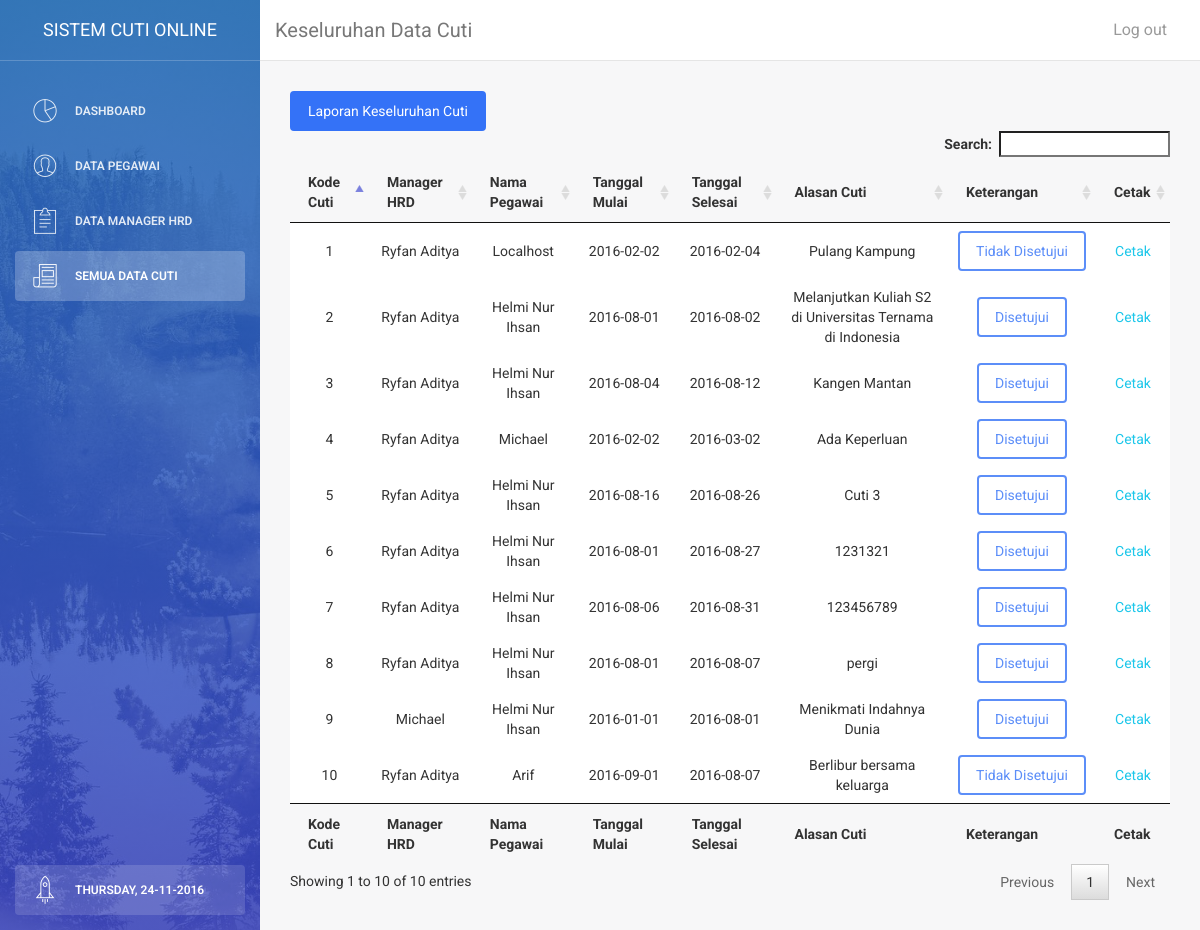
Page /admin/dashboard/datakeseluruhancuti.php (signed in) on the committed database.
### tables this page shows
CREATE TABLE `permohonan` (
  `kd_cuti` int(5) NOT NULL AUTO_INCREMENT,
  `id_managerhrd` int(5) DEFAULT NULL,
  `id_pegawai` int(5) DEFAULT NULL,
  `tgl_mulai_cuti` date DEFAULT NULL,
  `tgl_selesai_cuti` date DEFAULT NULL,
  `alasan_cuti` varchar(100) DEFAULT NULL,
  `keterangan` varchar(20) DEFAULT 'Proses',
  `izin` int(2) DEFAULT NULL,
  `sakit` int(2) DEFAULT NULL,
  `alpha` int(2) DEFAULT NULL,
  PRIMARY KEY (`kd_cuti`)
);

CREATE TABLE `managerhrd` (
  `id_managerhrd` int(5) NOT NULL AUTO_INCREMENT,
  `username` varchar(15) DEFAULT NULL,
  `password` varchar(30) DEFAULT NULL,
  `nama_managerhrd` varchar(50) DEFAULT NULL,
  `alamat_managerhrd` varchar(100) DEFAULT NULL,
  `jabatan_managerhrd` varchar(25) DEFAULT NULL,
  `telepon_managerhrd` varchar(255) DEFAULT NULL,
  PRIMARY KEY (`id_managerhrd`)
);

CREATE TABLE `pegawai` (
  `id_pegawai` int(5) NOT NULL AUTO_INCREMENT,
  `username` varchar(15) DEFAULT NULL,
  `password` varchar(30) DEFAULT NULL,
  `nama_pegawai` varchar(255) DEFAULT NULL,
  `jabatan_pegawai` varchar(255) DEFAULT NULL,
  `alamat_pegawai` varchar(255) DEFAULT NULL,
  `no_telfon_pegawai` varchar(255) DEFAULT NULL,
  `izin` int(2) DEFAULT NULL,
  `sakit` int(2) DEFAULT NULL,
  `alpha` int(2) DEFAULT NULL,
  PRIMARY KEY (`id_pegawai`),
  UNIQUE KEY `username` (`username`)
);

### admin/dashboard/datakeseluruhancuti.php (the view, shortened to what this page needs)
<!doctype html>
<html lang="en">
<head>
  <link href="assets/css/bootstrap.min.css" rel="stylesheet" />
  <link href="assets/css/animate.min.css" rel="stylesheet"/>
  <link href="assets/css/light-bootstrap-dashboard.css" rel="stylesheet"/>
  <link href="assets/css/demo.css" rel="stylesheet" />
	<link rel="stylesheet" href="../../plugins/datatables/jquery.dataTables.min.css" type="text/css" />
  <link href="../plugins/fontawesome/font-awesome.min.css" rel="stylesheet">
  <link href="assets/css/pe-icon-7-stroke.css" rel="stylesheet" />
</head>
<body>
<div class="wrapper">
    <div class="sidebar" data-color="blue" data-image="assets/img/sidebar-1.jpg">
    	<div class="sidebar-wrapper">
            <div class="logo">
                <a href="http://www.creative-tim.com" class="simple-text">
                    SISTEM CUTI ONLINE
                </a>
            </div>
            <ul class="nav">
                <li>
                    <a href="admin.php">
                        <i class="pe-7s-graph"></i>
                        <p>Dashboard</p>
                    </a>
                </li>
                <li>
                    <a href="data-pegawai.php">
                        <i class="pe-7s-user"></i>
                        <p>Data Pegawai</p>
                    </a>
                </li>
                <li>
                    <a href="data-managerhrd.php">
                        <i class="pe-7s-note2"></i>
                        <p>Data Manager HRD</p>
                    </a>
                </li>
								<li class="active">
										<a href="datakeseluruhancuti.php">
												<i class="pe-7s-news-paper"></i>
												<p>Semua Data Cuti</p>
										</a>
								</li>
				<li class="active-pro">
                    <a href="upgrade.html">
                        <i class="pe-7s-rocket"></i>
                        <p><?php
                        echo date("l, d-m-Y");?></p>
                      </a>
                </li>
            </ul>
    	</div>
    </div>
    <div class="main-panel">
        <nav class="navbar navbar-default navbar-fixed">
            <div class="container-fluid">
                <div class="navbar-header">
                    <a class="navbar-brand" href="#">Keseluruhan Data Cuti</a>
                </div>
                <div class="collapse navbar-collapse">
                    <ul class="nav navbar-nav navbar-right">
                        <li>
                            <a href="../logout.php">
                                Log out
                            </a>
                        </li>
                    </ul>
                </div>
            </div>
        </nav>
        <div class="content">
            <div class="container-fluid">
                <div class="row">
                    <div class="col-md-12">
											<a href="laporancuti.php" class="btn btn-primary btn-fill" role="button" target="_blank">Laporan Keseluruhan Cuti</a>
											<table id="daftarcuti" cellspacing="0" width="100%">
												<thead>
													<tr>
														<th>Kode Cuti</th>
														<th>Manager HRD</th>
														<th>Nama Pegawai</th>
														<th>Tanggal Mulai</th>
														<th>Tanggal Selesai</th>
														<th>Alasan Cuti</th>
														<th>Keterangan</th>
														<th>Cetak</th>
													</tr>
												</thead>
												<tfoot>
													<tr>
														<th>Kode Cuti</th>
														<th>Manager HRD</th>
														<th>Nama Pegawai</th>
														<th>Tanggal Mulai</th>
														<th>Tanggal Selesai</th>
														<th>Alasan Cuti</th>
														<th>Keterangan</th>
														<th>Cetak</th>
													</tr>
												</tfoot>
												<tbody>
													<?php
													$query = mysql_query("SELECT b.id_pegawai AS 'idpeg', c.kd_cuti AS 'kdct', a.nama_managerhrd AS 'nmhrd', b.nama_pegawai AS 'nmpegawai', c.tgl_mulai_cuti AS 'mulai',
c.tgl_selesai_cuti AS 'selesai', c.alasan_cuti AS 'alasan', c.keterangan AS 'ket'
FROM managerhrd a, pegawai b, permohonan c WHERE a.id_managerhrd=c.id_managerhrd AND b.id_pegawai=c.id_pegawai");
													while ($data = mysql_fetch_array($query) or die(mysql_error())) {
													?>
													<tr style="text-align:center;">
														<td><?php echo $data['kdct'];?></td>
														<td><?php echo $data['nmhrd']; ?></td>
														<td><?php echo $data['nmpegawai']; ?></td>
														<td><?php echo $data['mulai']; ?></a></b></td>
														<td><?php echo $data['selesai']; ?></td>
														<td><?php echo $data['alasan']; ?></td>
														<td><button type="button" class="btn btn-primary"><?php echo $data['ket']; ?></button></td>
														<td><a href="cetakcuti.php?id_pegawai=<?php echo $data['idpeg'];?>&kd_cuti=<?php echo $data['kdct'];?>" target="_blank" class="red-text">Cetak</a></td>
													</tr>
													<?php } ?>

### admin/dashboard/assets/css/demo.css (style rules this page uses)
.sidebar .nav > li.active-pro { position: absolute; width: 100%; bottom: 10px; }
.sidebar .nav > li.active-pro a { background: rgba(255, 255, 255, 0.14); opacity: 1; color: #FFFFFF; }

### rows in the picture
permohonan: kd_cuti "1", id_managerhrd.nama_managerhrd "Ryfan Aditya", id_pegawai.nama_pegawai "Localhost", tgl_mulai_cuti "2016-02-02", tgl_selesai_cuti "2016-02-04", alasan_cuti "Pulang Kampung", keterangan "Tidak Disetujui"
permohonan: kd_cuti "2", id_managerhrd.nama_managerhrd "Ryfan Aditya", id_pegawai.nama_pegawai "Helmi Nur Ihsan", tgl_mulai_cuti "2016-08-01", tgl_selesai_cuti "2016-08-02", alasan_cuti "Melanjutkan Kuliah S2 di Universitas Ternama di Indonesia", keterangan "Disetujui"
permohonan: kd_cuti "3", id_managerhrd.nama_managerhrd "Ryfan Aditya", id_pegawai.nama_pegawai "Helmi Nur Ihsan", tgl_mulai_cuti "2016-08-04", tgl_selesai_cuti "2016-08-12", alasan_cuti "Kangen Mantan", keterangan "Disetujui"
permohonan: kd_cuti "4", id_managerhrd.nama_managerhrd "Ryfan Aditya", id_pegawai.nama_pegawai "Michael", tgl_mulai_cuti "2016-02-02", tgl_selesai_cuti "2016-03-02", alasan_cuti "Ada Keperluan", keterangan "Disetujui"
permohonan: kd_cuti "5", id_managerhrd.nama_managerhrd "Ryfan Aditya", id_pegawai.nama_pegawai "Helmi Nur Ihsan", tgl_mulai_cuti "2016-08-16", tgl_selesai_cuti "2016-08-26", alasan_cuti "Cuti 3", keterangan "Disetujui"
permohonan: kd_cuti "6", id_managerhrd.nama_managerhrd "Ryfan Aditya", id_pegawai.nama_pegawai "Helmi Nur Ihsan", tgl_mulai_cuti "2016-08-01", tgl_selesai_cuti "2016-08-27", alasan_cuti "1231321", keterangan "Disetujui"
permohonan: kd_cuti "7", id_managerhrd.nama_managerhrd "Ryfan Aditya", id_pegawai.nama_pegawai "Helmi Nur Ihsan", tgl_mulai_cuti "2016-08-06", tgl_selesai_cuti "2016-08-31", alasan_cuti "123456789", keterangan "Disetujui"
permohonan: kd_cuti "8", id_managerhrd.nama_managerhrd "Ryfan Aditya", id_pegawai.nama_pegawai "Helmi Nur Ihsan", tgl_mulai_cuti "2016-08-01", tgl_selesai_cuti "2016-08-07", alasan_cuti "pergi", keterangan "Disetujui"
permohonan: kd_cuti "9", id_managerhrd.nama_managerhrd "Michael", id_pegawai.nama_pegawai "Helmi Nur Ihsan", tgl_mulai_cuti "2016-01-01", tgl_selesai_cuti "2016-08-01", alasan_cuti "Menikmati Indahnya Dunia", keterangan "Disetujui"
permohonan: kd_cuti "10", id_managerhrd.nama_managerhrd "Ryfan Aditya", id_pegawai.nama_pegawai "Arif", tgl_mulai_cuti "2016-09-01", tgl_selesai_cuti "2016-08-07", alasan_cuti "Berlibur bersama keluarga", keterangan "Tidak Disetujui"
